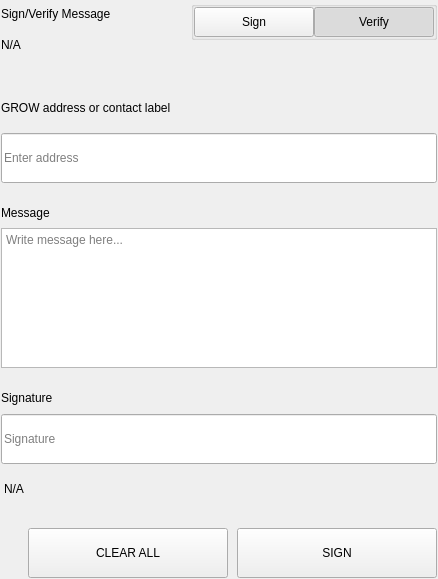
<?xml version="1.0" encoding="UTF-8"?>
<ui version="4.0">
 <class>SettingsSignMessageWidgets</class>
 <widget class="QWidget" name="SettingsSignMessageWidgets">
  <property name="geometry">
   <rect>
    <x>0</x>
    <y>0</y>
    <width>438</width>
    <height>579</height>
   </rect>
  </property>
  <property name="windowTitle">
   <string>Form</string>
  </property>
  <layout class="QVBoxLayout" name="verticalLayout">
   <property name="spacing">
    <number>0</number>
   </property>
   <property name="leftMargin">
    <number>0</number>
   </property>
   <property name="topMargin">
    <number>0</number>
   </property>
   <property name="rightMargin">
    <number>0</number>
   </property>
   <property name="bottomMargin">
    <number>0</number>
   </property>
   <item>
    <widget class="QWidget" name="left" native="true">
     <layout class="QVBoxLayout" name="verticalLayout_3">
      <property name="leftMargin">
       <number>0</number>
      </property>
      <property name="topMargin">
       <number>0</number>
      </property>
      <property name="rightMargin">
       <number>0</number>
      </property>
      <property name="bottomMargin">
       <number>0</number>
      </property>
      <item>
       <widget class="QWidget" name="container_sign" native="true">
        <layout class="QVBoxLayout" name="verticalLayout_2">
         <property name="spacing">
          <number>0</number>
         </property>
         <property name="leftMargin">
          <number>1</number>
         </property>
         <property name="topMargin">
          <number>1</number>
         </property>
         <property name="rightMargin">
          <number>1</number>
         </property>
         <property name="bottomMargin">
          <number>1</number>
         </property>
         <item>
          <layout class="QHBoxLayout" name="horizontalLayout_3" stretch="3,1">
           <property name="spacing">
            <number>40</number>
           </property>
           <item>
            <layout class="QVBoxLayout" name="verticalLayoutTitle">
             <property name="spacing">
              <number>5</number>
             </property>
             <item>
              <widget class="QLabel" name="labelTitle">
               <property name="text">
                <string>Sign/Verify Message</string>
               </property>
              </widget>
             </item>
             <item>
              <widget class="QLabel" name="labelSubtitle1">
               <property name="text">
                <string notr="true">N/A</string>
               </property>
               <property name="wordWrap">
                <bool>true</bool>
               </property>
              </widget>
             </item>
            </layout>
           </item>
           <item alignment="Qt::AlignRight|Qt::AlignTop">
            <widget class="QWidget" name="containerSwitch" native="true">
             <property name="styleSheet">
              <string notr="true">#containerSwitch{
	padding-top:9px;
}</string>
             </property>
             <layout class="QVBoxLayout" name="verticalLayout_6">
              <property name="spacing">
               <number>4</number>
              </property>
              <property name="leftMargin">
               <number>0</number>
              </property>
              <property name="topMargin">
               <number>0</number>
              </property>
              <property name="rightMargin">
               <number>0</number>
              </property>
              <property name="bottomMargin">
               <number>0</number>
              </property>
              <item alignment="Qt::AlignRight">
               <widget class="QGroupBox" name="groupBox">
                <property name="sizePolicy">
                 <sizepolicy hsizetype="Fixed" vsizetype="Preferred">
                  <horstretch>0</horstretch>
                  <verstretch>0</verstretch>
                 </sizepolicy>
                </property>
                <property name="title">
                 <string/>
                </property>
                <property name="alignment">
                 <set>Qt::AlignRight|Qt::AlignTop|Qt::AlignTrailing</set>
                </property>
                <layout class="QHBoxLayout" name="horizontalLayout_4">
                 <property name="spacing">
                  <number>0</number>
                 </property>
                 <property name="leftMargin">
                  <number>0</number>
                 </property>
                 <property name="topMargin">
                  <number>0</number>
                 </property>
                 <property name="rightMargin">
                  <number>0</number>
                 </property>
                 <property name="bottomMargin">
                  <number>0</number>
                 </property>
                 <item>
                  <widget class="QPushButton" name="pushSign">
                   <property name="minimumSize">
                    <size>
                     <width>120</width>
                     <height>30</height>
                    </size>
                   </property>
                   <property name="maximumSize">
                    <size>
                     <width>120</width>
                     <height>30</height>
                    </size>
                   </property>
                   <property name="focusPolicy">
                    <enum>Qt::NoFocus</enum>
                   </property>
                   <property name="text">
                    <string>Sign</string>
                   </property>
                   <property name="checkable">
                    <bool>true</bool>
                   </property>
                   <property name="autoExclusive">
                    <bool>true</bool>
                   </property>
                  </widget>
                 </item>
                 <item>
                  <widget class="QPushButton" name="pushVerify">
                   <property name="minimumSize">
                    <size>
                     <width>120</width>
                     <height>30</height>
                    </size>
                   </property>
                   <property name="maximumSize">
                    <size>
                     <width>120</width>
                     <height>30</height>
                    </size>
                   </property>
                   <property name="focusPolicy">
                    <enum>Qt::NoFocus</enum>
                   </property>
                   <property name="text">
                    <string>Verify</string>
                   </property>
                   <property name="checkable">
                    <bool>true</bool>
                   </property>
                   <property name="checked">
                    <bool>true</bool>
                   </property>
                   <property name="autoExclusive">
                    <bool>true</bool>
                   </property>
                  </widget>
                 </item>
                </layout>
               </widget>
              </item>
              <item alignment="Qt::AlignHCenter|Qt::AlignTop">
               <widget class="QLabel" name="labelSubtitleSwitch">
                <property name="text">
                 <string/>
                </property>
                <property name="alignment">
                 <set>Qt::AlignRight|Qt::AlignTrailing|Qt::AlignVCenter</set>
                </property>
               </widget>
              </item>
             </layout>
            </widget>
           </item>
          </layout>
         </item>
         <item>
          <spacer name="verticalSpacer_2">
           <property name="orientation">
            <enum>Qt::Vertical</enum>
           </property>
           <property name="sizeType">
            <enum>QSizePolicy::Fixed</enum>
           </property>
           <property name="sizeHint" stdset="0">
            <size>
             <width>20</width>
             <height>40</height>
            </size>
           </property>
          </spacer>
         </item>
         <item>
          <widget class="QWidget" name="containerAddress" native="true">
           <property name="sizePolicy">
            <sizepolicy hsizetype="Preferred" vsizetype="Fixed">
             <horstretch>0</horstretch>
             <verstretch>0</verstretch>
            </sizepolicy>
           </property>
           <layout class="QVBoxLayout" name="verticalLayout_5" stretch="0,0">
            <property name="spacing">
             <number>15</number>
            </property>
            <property name="leftMargin">
             <number>0</number>
            </property>
            <property name="topMargin">
             <number>0</number>
            </property>
            <property name="rightMargin">
             <number>0</number>
            </property>
            <property name="bottomMargin">
             <number>0</number>
            </property>
            <item>
             <widget class="QLabel" name="labelSubtitleAddress">
              <property name="minimumSize">
               <size>
                <width>0</width>
                <height>20</height>
               </size>
              </property>
              <property name="maximumSize">
               <size>
                <width>16777215</width>
                <height>20</height>
               </size>
              </property>
              <property name="text">
               <string>GROW address or contact label</string>
              </property>
             </widget>
            </item>
            <item>
             <widget class="QLineEdit" name="addressIn_SM">
              <property name="minimumSize">
               <size>
                <width>0</width>
                <height>50</height>
               </size>
              </property>
              <property name="maximumSize">
               <size>
                <width>16777215</width>
                <height>50</height>
               </size>
              </property>
              <property name="placeholderText">
               <string>Enter address</string>
              </property>
             </widget>
            </item>
           </layout>
          </widget>
         </item>
         <item>
          <spacer name="verticalSpacer_3">
           <property name="orientation">
            <enum>Qt::Vertical</enum>
           </property>
           <property name="sizeType">
            <enum>QSizePolicy::Fixed</enum>
           </property>
           <property name="sizeHint" stdset="0">
            <size>
             <width>20</width>
             <height>20</height>
            </size>
           </property>
          </spacer>
         </item>
         <item>
          <layout class="QVBoxLayout" name="verticalLayout_9">
           <property name="spacing">
            <number>5</number>
           </property>
           <item>
            <widget class="QLabel" name="labelSubtitleMessage">
             <property name="minimumSize">
              <size>
               <width>0</width>
               <height>20</height>
              </size>
             </property>
             <property name="maximumSize">
              <size>
               <width>16777215</width>
               <height>20</height>
              </size>
             </property>
             <property name="text">
              <string>Message</string>
             </property>
            </widget>
           </item>
           <item>
            <widget class="QPlainTextEdit" name="messageIn_SM">
             <property name="minimumSize">
              <size>
               <width>0</width>
               <height>140</height>
              </size>
             </property>
             <property name="maximumSize">
              <size>
               <width>16777215</width>
               <height>140</height>
              </size>
             </property>
             <property name="placeholderText">
              <string>Write message here...</string>
             </property>
            </widget>
           </item>
          </layout>
         </item>
         <item>
          <spacer name="verticalSpacer_4">
           <property name="orientation">
            <enum>Qt::Vertical</enum>
           </property>
           <property name="sizeType">
            <enum>QSizePolicy::Fixed</enum>
           </property>
           <property name="sizeHint" stdset="0">
            <size>
             <width>20</width>
             <height>20</height>
            </size>
           </property>
          </spacer>
         </item>
         <item>
          <widget class="QWidget" name="widget" native="true">
           <property name="minimumSize">
            <size>
             <width>0</width>
             <height>75</height>
            </size>
           </property>
           <property name="maximumSize">
            <size>
             <width>16777215</width>
             <height>16777215</height>
            </size>
           </property>
           <layout class="QVBoxLayout" name="verticalLayout_4">
            <property name="leftMargin">
             <number>0</number>
            </property>
            <property name="topMargin">
             <number>0</number>
            </property>
            <property name="rightMargin">
             <number>0</number>
            </property>
            <property name="bottomMargin">
             <number>0</number>
            </property>
            <item>
             <widget class="QLabel" name="labelSubtitleSignature">
              <property name="minimumSize">
               <size>
                <width>0</width>
                <height>20</height>
               </size>
              </property>
              <property name="maximumSize">
               <size>
                <width>16777215</width>
                <height>20</height>
               </size>
              </property>
              <property name="text">
               <string>Signature</string>
              </property>
             </widget>
            </item>
            <item>
             <widget class="QLineEdit" name="signatureOut_SM">
              <property name="minimumSize">
               <size>
                <width>0</width>
                <height>50</height>
               </size>
              </property>
              <property name="placeholderText">
               <string>Signature</string>
              </property>
             </widget>
            </item>
           </layout>
          </widget>
         </item>
         <item>
          <widget class="QLabel" name="statusLabel_SM">
           <property name="styleSheet">
            <string notr="true">padding-top:5px;</string>
           </property>
           <property name="text">
            <string notr="true">N/A</string>
           </property>
          </widget>
         </item>
         <item>
          <spacer name="verticalSpacer">
           <property name="orientation">
            <enum>Qt::Vertical</enum>
           </property>
           <property name="sizeType">
            <enum>QSizePolicy::Fixed</enum>
           </property>
           <property name="sizeHint" stdset="0">
            <size>
             <width>20</width>
             <height>20</height>
            </size>
           </property>
          </spacer>
         </item>
         <item>
          <layout class="QHBoxLayout" name="horizontalLayout_7">
           <property name="spacing">
            <number>9</number>
           </property>
           <item>
            <spacer name="horizontalSpacer_5">
             <property name="orientation">
              <enum>Qt::Horizontal</enum>
             </property>
             <property name="sizeType">
              <enum>QSizePolicy::Expanding</enum>
             </property>
             <property name="sizeHint" stdset="0">
              <size>
               <width>40</width>
               <height>20</height>
              </size>
             </property>
            </spacer>
           </item>
           <item>
            <widget class="QPushButton" name="pushButtonClear">
             <property name="minimumSize">
              <size>
               <width>200</width>
               <height>50</height>
              </size>
             </property>
             <property name="focusPolicy">
              <enum>Qt::NoFocus</enum>
             </property>
             <property name="text">
              <string>CLEAR ALL</string>
             </property>
            </widget>
           </item>
           <item>
            <widget class="QPushButton" name="pushButtonSave">
             <property name="minimumSize">
              <size>
               <width>200</width>
               <height>50</height>
              </size>
             </property>
             <property name="maximumSize">
              <size>
               <width>200</width>
               <height>50</height>
              </size>
             </property>
             <property name="focusPolicy">
              <enum>Qt::NoFocus</enum>
             </property>
             <property name="text">
              <string>SIGN</string>
             </property>
            </widget>
           </item>
          </layout>
         </item>
        </layout>
       </widget>
      </item>
     </layout>
    </widget>
   </item>
  </layout>
 </widget>
 <resources/>
 <connections/>
</ui>
